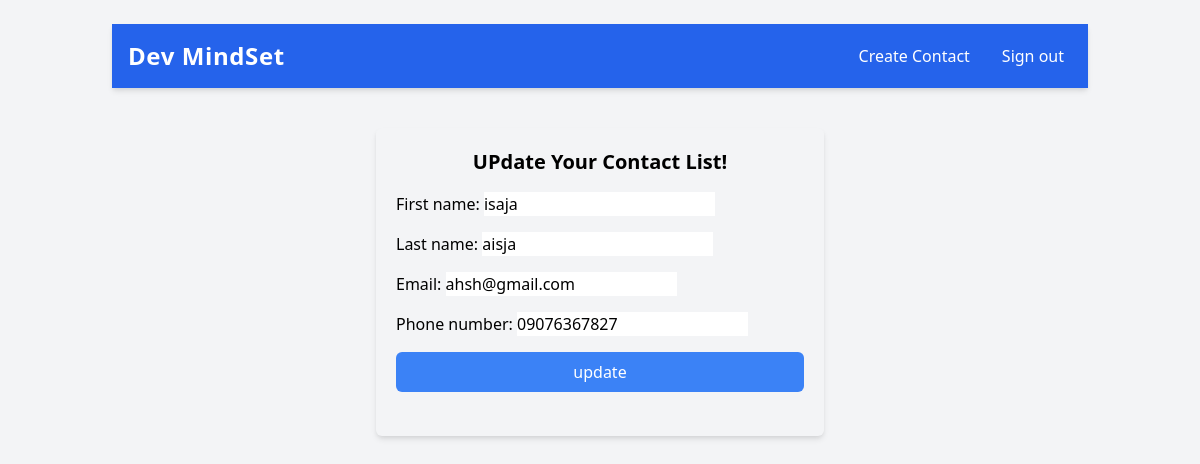
The page /update-contact/5/ (signed in) on the database its author committed.
### pages/models.py (models this page shows)
class Record(models.Model):
    creation_date =models.DateTimeField(auto_now_add=True)
    first_name = models.CharField(max_length=100)
    last_name =models.CharField(max_length=100)
    email= models.CharField(max_length=50)
    phone_number = models.CharField(max_length=12)

### pages/views.py (the view)
# urls.py: path('update-contact/<int:pk>/', views.update_contact, name="update-contact"),
@login_required(login_url='my-login')
def update_contact(request, pk):
    record = Record.objects.get(id = pk)
    form = UpdateForm(instance = record)
    if request.method == "POST":
        form =UpdateForm(request.POST,instance=record)
        if form.is_valid():
            form.save()
            return redirect("dashboard")
    context = {'form3':form}
    return render(request, 'pages/update-contact.html', context)

### pages/forms.py
class UpdateForm(forms.ModelForm):
  class Meta:
        model = Record
        fields = ['first_name', 'last_name', 'email', 'phone_number']

### pages/templates/pages/update-contact.html (shortened to what this page needs)
{% extends 'pages/base.html' %}
{% load tailwind_filters %}
{% block content %}
<body>
    {% include 'pages/navbar.html' %}
    <div class="max-w-md mx-auto bg-gray-100 shadow-md p-5 rounded-md">
        <h3 class="text-xl font-bold text-center mb-2">UPdate Your Contact List!</h3>
        <form action="" method="POST" autocomplete="off" class="space-y-4">
            {{ form3|crispy }}
            <button type="submit" class="w-full text-white bg-blue-500 hover:bg-blue-700 rounded-md p-2">
                update
            </button>
        </form>
        <br>
    </div>
</body>
{% endblock %}

### rows shown on the page
Record: first_name "isaja", last_name "aisja", email "ahsh@gmail.com", phone_number "09076367827"
